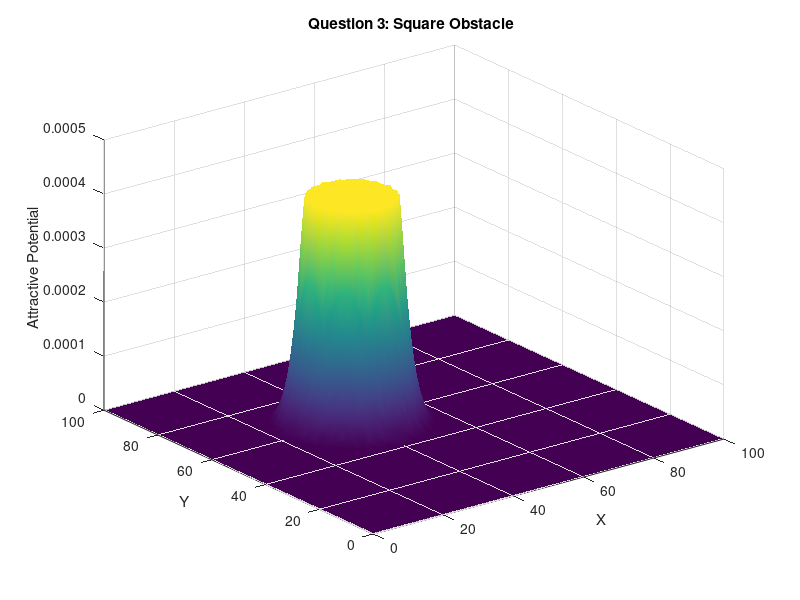

This chart was generated by the following MATLAB code:
%% Homework 2 Question 3
% By: Max Black
% Due: 10/13/26

clear
close all
clc

% workspace and obstacle definition
x = 0:1:100;
y = 0:1:100;
[X, Y] = meshgrid(x, y);
obstacle = [30 50;
    50 50;
    50 70;
    30 70];
center = [40 60];
eta = 0.5;
rho0 = 20;

% distance
d = sqrt((center(1)-X).^2+(center(2)-Y).^2);
rho_eff = max(d, 11);

% repulsive 
U_rep = 0.5 * eta * (1./rho_eff - 1/rho0).^2;
U_rep(d > rho0) = 0;

% visualize
figure;
surf(X, Y, U_rep);
xlabel('X'); 
ylabel('Y'); 
zlabel('Attractive Potential');
title('Question 3: Square Obstacle ');
shading interp;
